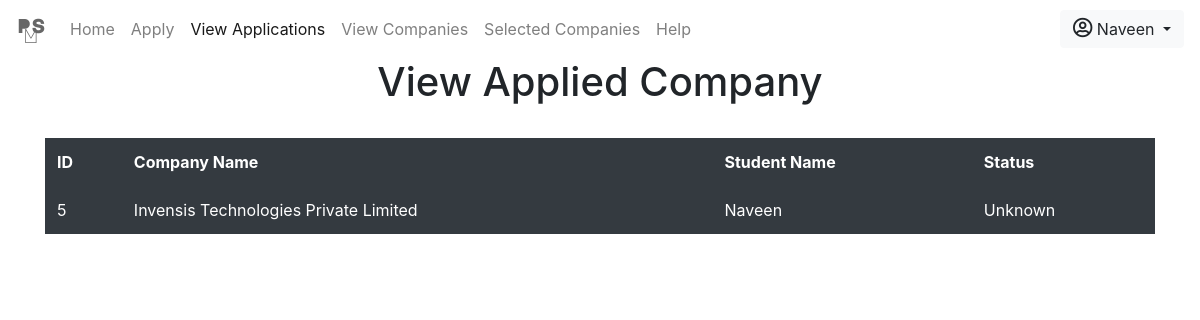
The page /student/companiesapplied.php (signed in) on the database its author committed.
### tables this page shows
CREATE TABLE IF NOT EXISTS `applied` (
  `id` int(100) NOT NULL AUTO_INCREMENT,
  `name` varchar(200) DEFAULT NULL,
  `company` varchar(200) DEFAULT NULL,
  `status` varchar(100) DEFAULT 'Unknown',
  `chances` varchar(100) DEFAULT NULL,
  PRIMARY KEY (`id`)
);

### student/companiesapplied.php (the view, shortened to what this page needs)
<!DOCTYPE html>
<html lang="en">
<head>
    <?php include_once 'includes/head.php' ?>
</head>
<body>
      <?php include_once 'includes/nav.php' ?>
    <div class="container">
      <h1 class="form-row justify-content-center">View Applied Company</h1> <br>
       <form>
     <div class="table-responsive">
    <table class="table table-hover table-borderless table-dark">
      <thead>
        <tr>
          <th scope="col">ID</th>
          <th scope="col">Company Name</th>
          <th scope="col">Student Name</th>
          <th scope="col">Status</th>
        </tr>
      </thead>
      <tbody>
        <tr>
          <?php
            $user = $_SESSION['username'];
            $sql = "select * from applied where name='$user';";
            $res = mysqli_query($conn, $sql);
            $rescheck = mysqli_num_rows($res);
            if($rescheck > 0) {
              while ($row = mysqli_fetch_assoc($res)) {
                  echo '<tr>';
                    echo '<td>'.$row['id'].'</td>';
                    echo '<td>'.$row['company'].'</td>';
                    echo '<td>'.$row['name'].'</td>';
                    echo '<td>'.$row['status'].'</td>';
                  echo '</tr>';
              }
            }
           ?>
      </tbody>
    </table>
    </div>
   </form>
    </div>
</body>
</html>

### rows shown on the page
applied: id "5", company "Invensis Technologies Private Limited", name "Naveen", status "Unknown"

### other values the page prints
$_SESSION['username'] "Naveen"
